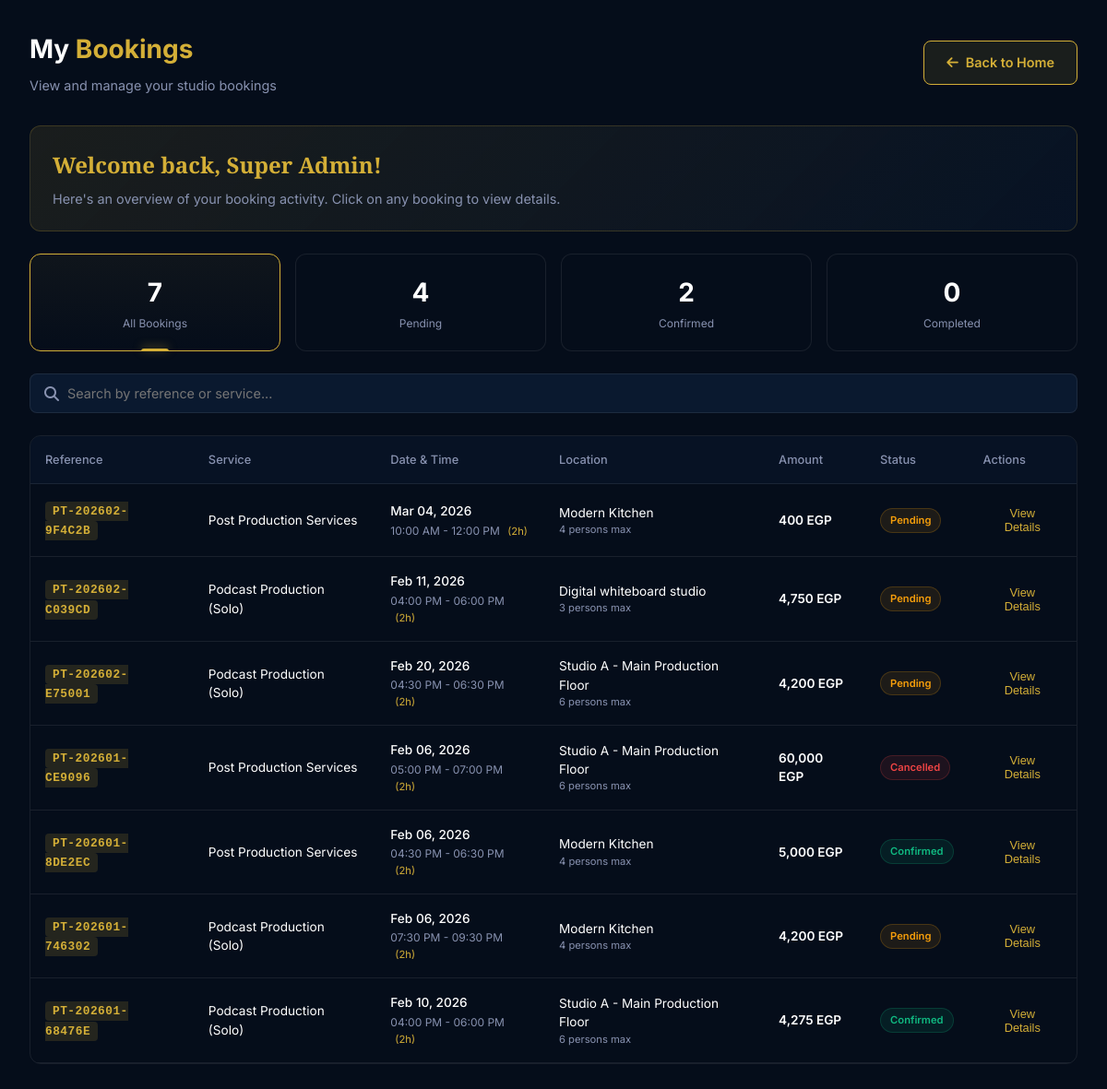
The app's page /user/dashboard (signed in) with its own data.
### app.py (models this page shows, shortened)
class User(db.Model):
    __tablename__ = 'users'
    id = db.Column(db.Integer, primary_key=True)
    email = db.Column(db.String(120), unique=True, nullable=False)
    password_hash = db.Column(db.String(256), nullable=False)
    name = db.Column(db.String(100), nullable=False)
    role = db.Column(db.String(20), default='employee')  # 'super_admin' or 'employee'
    is_admin = db.Column(db.Boolean, default=False)
    last_activity_check = db.Column(db.DateTime, default=datetime.utcnow)
    created_at = db.Column(db.DateTime, default=datetime.utcnow)
    project_memberships = db.relationship('ProjectMembership', back_populates='user', cascade='all, delete-orphan')

class Booking(db.Model):
    __tablename__ = 'bookings'
    id = db.Column(db.Integer, primary_key=True)
    booking_reference = db.Column(db.String(20), unique=True, nullable=False)
    client_id = db.Column(db.Integer, db.ForeignKey('clients.id'), nullable=False)
    service_id = db.Column(db.Integer, db.ForeignKey('services.id'), nullable=False)
    studio_id = db.Column(db.Integer, db.ForeignKey('studios.id'), nullable=True)
    is_seen = db.Column(db.Boolean, default=False)
    booking_date = db.Column(db.Date, nullable=False)
    start_time = db.Column(db.Time, nullable=False)
    end_time = db.Column(db.Time, nullable=False)  # Store actual end time
    duration_hours = db.Column(db.Float, nullable=False)
    status = db.Column(db.String(20), default='pending')
    base_price = db.Column(db.Float, nullable=True)
    studio_price = db.Column(db.Float, default=0.0)       # Cost of Studio Time
    equipment_price = db.Column(db.Float, default=0.0)    # Cost of Add-ons
    total_price = db.Column(db.Float, nullable=False)     # Grand Total
    is_paid = db.Column(db.Boolean, default=False)
    payment_method = db.Column(db.String(50))
    equipment_data = db.Column(db.Text, nullable=True)  # JSON string of equipment quantities
    client_notes = db.Column(db.Text)
    internal_notes = db.Column(db.Text)
    created_at = db.Column(db.DateTime, default=datetime.utcnow)
    updated_at = db.Column(db.DateTime, default=datetime.utcnow, onupdate=datetime.utcnow)
    client = db.relationship('Client', back_populates='bookings')
    service = db.relationship('Service', back_populates='bookings')
    studio = db.relationship('Studio', back_populates='bookings')
    booking_add_ons = db.relationship('BookingAddOn', back_populates='booking', cascade='all, delete-orphan')
    project = db.relationship('Project', back_populates='booking', uselist=False)

class Service(db.Model):
    __tablename__ = 'services'
    id = db.Column(db.Integer, primary_key=True)
    name = db.Column(db.String(100), nullable=False)
    name_ar = db.Column(db.String(100))
    slug = db.Column(db.String(100), unique=True, nullable=False)
    category = db.Column(db.String(50), nullable=False)
    base_price = db.Column(db.Float, nullable=False, default=0.0)
    description = db.Column(db.Text) # Short summary
    details = db.Column(db.Text)     # NEW: Long detailed description
    details_ar = db.Column(db.Text)
    is_quotation_only = db.Column(db.Boolean, default=False) # NEW: If true, price is hidden/TBD
    hourly_rate = db.Column(db.Float, nullable=False, default=0.0) # Fallback/Base hourly rate
    features = db.Column(db.Text)
    icon = db.Column(db.String(50), default='film')
    image_url = db.Column(db.String(500))
    display_order = db.Column(db.Integer, default=0)
    is_active = db.Column(db.Boolean, default=True)
    created_at = db.Column(db.DateTime, default=datetime.utcnow)
    pricing_tiers = db.relationship('ServicePricingTier', back_populates='service', cascade='all, delete-orphan') # NEW
    bookings = db.relationship('Booking', back_populates='service')
    add_ons = db.relationship('ServiceAddOn', back_populates='service', cascade='all, delete-orphan')

class Studio(db.Model):
    __tablename__ = 'studios'
    id = db.Column(db.Integer, primary_key=True)
    name = db.Column(db.String(100), nullable=False)
    name_ar = db.Column(db.String(100))
    slug = db.Column(db.String(100), unique=True, nullable=True)
    display_order = db.Column(db.Integer, default=0)
    persons_capacity = db.Column(db.Integer, nullable=False, default=3)  # Changed from hourly_rate
    description = db.Column(db.Text)
    description_ar = db.Column(db.Text)
    specs = db.Column(db.Text) # JSON or text specs
    specs_ar = db.Column(db.Text)
    image_url = db.Column(db.String(500))
    is_active = db.Column(db.Boolean, default=True)
    bookings = db.relationship('Booking', back_populates='studio')

### app.py (the view)
@app.route('/user/dashboard')
@login_required
def user_dashboard():
    current_user = User.query.get(session['user_id'])
    if not current_user:
        flash('Please log in to access your dashboard.', 'warning')
        return redirect(url_for('login'))
    user_email = current_user.email.lower().strip()
    user_bookings = db.session.query(Booking)\
        .join(Client, Booking.client_id == Client.id)\
        .join(Service, Booking.service_id == Service.id)\
        .outerjoin(Studio, Booking.studio_id == Studio.id)\
        .filter(func.lower(Client.email) == user_email)\
        .order_by(Booking.booking_date.desc(), Booking.start_time.desc())\
        .all()
    equipment_list = ServiceAddOn.query.filter_by(is_active=True).all()
    total_bookings = len(user_bookings)
    pending_bookings = len([b for b in user_bookings if b.status == 'pending'])
    confirmed_bookings = len([b for b in user_bookings if b.status == 'confirmed'])
    completed_bookings = len([b for b in user_bookings if b.status == 'completed'])
    today = date.today()
    upcoming_bookings = [b for b in user_bookings if b.booking_date >= today]
    past_bookings = [b for b in user_bookings if b.booking_date < today]
    return render_template(
        'user/dashboard.html',
        bookings=user_bookings,
        equipment_list=equipment_list,
        total_bookings=total_bookings,
        pending_bookings=pending_bookings,
        confirmed_bookings=confirmed_bookings,
        completed_bookings=completed_bookings,
        upcoming_count=len(upcoming_bookings),
        past_count=len(past_bookings),
        current_user=current_user
    )

### app.py (called while the page is built)
@app.context_processor
def inject_conf_var():
    return dict(get_locale=get_locale)

def login_required(f):
    @wraps(f)
    def decorated_function(*args, **kwargs):
        if 'user_id' not in session:
            flash('Please log in to access this page.', 'warning')
            return redirect(url_for('login', next=request.url))
        return f(*args, **kwargs)
    return decorated_function

def get_locale():
    if 'lang' in session:
        return session['lang']
    return request.accept_languages.best_match(app.config['BABEL_SUPPORTED_LOCALES'])

### templates/user/dashboard.html (shortened to what this page needs)
<!DOCTYPE html>
<html lang="{{ get_locale() }}" dir="{{ 'rtl' if get_locale() == 'ar' else 'ltr' }}">
<head>
    <link rel="stylesheet" href="https://cdnjs.cloudflare.com/ajax/libs/font-awesome/6.4.0/css/all.min.css">
</head>
<body>
    <div class="page-header">
        <div class="header-content">
            <h1 class="page-title">{{ _('My') }} <span>{{ _('Bookings') }}</span></h1>
            <p class="page-subtitle">{{ _('View and manage your studio bookings') }}</p>
        </div>
        <a href="{{ url_for('index') }}" class="btn-dashboard">
            <i class="fas fa-arrow-left"></i> {{ _('Back to Home') }}
        </a>
    </div>
    <div class="welcome-message">
        <h2>{{ _('Welcome back') }}, {{ current_user.name }}!</h2>
        <p>{{ _('Here\'s an overview of your booking activity. Click on any booking to view details.') }}</p>
    </div>
    {% set count_all = bookings|length %}
    {% set count_pending = bookings|selectattr("status", "equalto", "pending")|list|length %}
    {% set count_confirmed = bookings|selectattr("status", "equalto", "confirmed")|list|length %}
    {% set count_completed = bookings|selectattr("status", "equalto", "completed")|list|length %}
    <div class="stats-grid">
        <div class="stat-card active" onclick="filterBookings('all', this)">
            <div class="stat-number">{{ count_all }}</div>
            <div class="stat-label">{{ _('All Bookings') }}</div>
        </div>
        <div class="stat-card" onclick="filterBookings('pending', this)">
            <div class="stat-number">{{ count_pending }}</div>
            <div class="stat-label">{{ _('Pending') }}</div>
        </div>
        <div class="stat-card" onclick="filterBookings('confirmed', this)">
            <div class="stat-number">{{ count_confirmed }}</div>
            <div class="stat-label">{{ _('Confirmed') }}</div>
        </div>
        <div class="stat-card" onclick="filterBookings('completed', this)">
            <div class="stat-number">{{ count_completed }}</div>
            <div class="stat-label">{{ _('Completed') }}</div>
        </div>
    </div>
    <div class="filter-bar">
        <div class="search-container">
            <i class="fas fa-search search-icon"></i>
            <input type="text" id="searchInput" class="search-input" placeholder="{{ _('Search by reference or service...') }}" onkeyup="searchBookings()">
        </div>
    </div>
    <div class="bookings-table-container">
        <table class="bookings-table" id="bookingsTable">
            <thead>
                <tr>
                    <th>{{ _('Reference') }}</th>
                    <th>{{ _('Service') }}</th>
                    <th>{{ _('Date & Time') }}</th>
                    <th>{{ _('Location') }}</th>
                    <th>{{ _('Amount') }}</th>
                    <th>{{ _('Status') }}</th>
                    <th>{{ _('Actions') }}</th>
                </tr>
            </thead>
            <tbody>
                {% if bookings %}
                    {% for booking in bookings|sort(attribute='id', reverse=True) %}
                    <tr class="booking-row" data-status="{{ booking.status }}" data-reference="{{ booking.booking_reference|lower }}">
                        <td>
                            <span class="booking-ref">{{ booking.booking_reference }}</span>
                        </td>
                        <td class="service-cell">
                            {{ booking.service.name_ar or booking.service.name if get_locale() == 'ar' else booking.service.name }}
                        </td>
                        <td class="date-cell">
                            <div>
                                {% if get_locale() == 'ar' %}
                                    {% set m = booking.booking_date.strftime('%m')|int %}
                                    {% set months = ['يناير', 'فبراير', 'مارس', 'أبريل', 'مايو', 'يونيو', 'يوليو', 'أغسطس', 'سبتمبر', 'أكتوبر', 'نوفمبر', 'ديسمبر'] %}
                                    {{ months[m-1] }} {{ booking.booking_date.strftime('%d, %Y') }}
                                {% else %}
                                    {{ booking.booking_date.strftime('%b %d, %Y') }}
                                {% endif %}
                            </div>
                            <div>
                                {% set start_t = booking.start_time.strftime('%I:%M') %}
                                {% set end_t = booking.end_time.strftime('%I:%M') %}
                                {% set am_pm_start = booking.start_time.strftime('%p') %}
                                {% set am_pm_end = booking.end_time.strftime('%p') %}
                                {% if get_locale() == 'ar' %}
                                    {{ start_t }} {{ 'م' if am_pm_start == 'PM' else 'ص' }} - {{ end_t }} {{ 'م' if am_pm_end == 'PM' else 'ص' }}
                                {% else %}
                                    {{ start_t }} {{ am_pm_start }} - {{ end_t }} {{ am_pm_end }}
                                {% endif %}
                                <span style="color: var(--color-gold); font-size: 0.7rem; margin-left: 5px;">
                                    ({{ booking.duration_hours|int }}{{ _('h') }})
                                </span>
                            </div>
                        </td>
                        <td class="service-cell">
                            {% if booking.studio %}
                                {{ booking.studio.name_ar or booking.studio.name if get_locale() == 'ar' else booking.studio.name }}
                                <div style="font-size: 0.7rem; color: var(--color-text-muted);">
                                    {{ booking.studio.persons_capacity }} {{ _('persons max') }}
                                </div>
                            {% else %}
                                {{ _('No Studio Assigned') }}
                            {% endif %}
                        </td>
                        <td class="amount-cell">
                            {{ "{:,.0f}".format(booking.total_price) }} {{ _('EGP') }}
                        </td>
                        <td>
                            <span class="status-pill {{ booking.status }}">
                                {% if get_locale() == 'ar' %}
                                    {% if booking.status == 'pending' %}قيد الانتظار
                                    {% elif booking.status == 'confirmed' %}مؤكد
                                    {% elif booking.status == 'completed' %}مكتمل
                                    {% elif booking.status == 'cancelled' %}ملغي
                                    {% else %}{{ booking.status }}{% endif %}
                                {% else %}
                                    {{ booking.status|replace('_', ' ')|title }}
                                {% endif %}
                            </span>
                        </td>
                        <td>
                            <button
                                type="button"
                                class="btn-manage"
                                onclick="openViewModal(this)"
                                data-id="{{ booking.id }}"
                                data-reference="{{ booking.booking_reference }}"
                                data-service="{{ booking.service.name_ar or booking.service.name if get_locale() == 'ar' else booking.service.name }}"
                                data-price="{{ booking.total_price }}"
                                data-status="{{ booking.status }}"
                                data-status-display="{% if get_locale() == 'ar' %}{% if booking.status == 'pending' %}قيد الانتظار{% elif booking.status == 'confirmed' %}مؤكد{% elif booking.status == 'completed' %}مكتمل{% elif booking.status == 'cancelled' %}ملغي{% else %}{{ booking.status }}{% endif %}{% else %}{{ booking.status|replace('_', ' ')|title }}{% endif %}"
                                data-date="{% if get_locale() == 'ar' %}{% set m = booking.booking_date.strftime('%m')|int %}{% set months = ['يناير', 'فبراير', 'مارس', 'أبريل', 'مايو', 'يونيو', 'يوليو', 'أغسطس', 'سبتمبر', 'أكتوبر', 'نوفمبر', 'ديسمبر'] %}{{ months[m-1] }} {{ booking.booking_date.strftime('%d, %Y') }}{% else %}{{ booking.booking_date.strftime('%B %d, %Y') }}{% endif %}"
                                data-time="{% if get_locale() == 'ar' %}{{ booking.start_time.strftime('%I:%M') }} {{ 'م' if booking.start_time.strftime('%p') == 'PM' else 'ص' }} - {{ booking.end_time.strftime('%I:%M') }} {{ 'م' if booking.end_time.strftime('%p') == 'PM' else 'ص' }}{% else %}{{ booking.start_time.strftime('%H:%M') }} - {{ booking.end_time.strftime('%H:%M') }}{% endif %}"
                                data-duration="{{ booking.duration_hours }}"
                                data-base-price="{{ booking.service.hourly_rate if booking.service.hourly_rate else booking.service.base_price }}"
                                data-equipment='{{ booking.equipment_data if booking.equipment_data else "{}" }}'
                            >
                                {{ _('View Details') }}
                            </button>
                        </td>
                    </tr>
                    {% endfor %}
                {% endif %}
            </tbody>
        </table>
    </div>
</body>
</html>

### records on screen
User: name "Super Admin"
Booking: booking_reference "PT-202602-9F4C2B", service "Post Production Services", booking_date "Mar 04, 2026", start_t "10:00", am_pm_start "AM", end_t "12:00", am_pm_end "PM", duration_hours "2", studio "Modern Kitchen", studio.persons_capacity "4", total_price "400", status "Pending"
Booking: booking_reference "PT-202602-C039CD", service "Podcast Production (Solo)", booking_date "Feb 11, 2026", start_t "04:00", am_pm_start "PM", end_t "06:00", am_pm_end "PM", duration_hours "2", studio "Digital whiteboard studio", studio.persons_capacity "3", total_price "4,750", status "Pending"
Booking: booking_reference "PT-202602-E75001", service "Podcast Production (Solo)", booking_date "Feb 20, 2026", start_t "04:30", am_pm_start "PM", end_t "06:30", am_pm_end "PM", duration_hours "2", studio "Studio A - Main Production Floor", studio.persons_capacity "6", total_price "4,200", status "Pending"
Booking: booking_reference "PT-202601-CE9096", service "Post Production Services", booking_date "Feb 06, 2026", start_t "05:00", am_pm_start "PM", end_t "07:00", am_pm_end "PM", duration_hours "2", studio "Studio A - Main Production Floor", studio.persons_capacity "6", total_price "60,000", status "Cancelled"
Booking: booking_reference "PT-202601-8DE2EC", service "Post Production Services", booking_date "Feb 06, 2026", start_t "04:30", am_pm_start "PM", end_t "06:30", am_pm_end "PM", duration_hours "2", studio "Modern Kitchen", studio.persons_capacity "4", total_price "5,000", status "Confirmed"
Booking: booking_reference "PT-202601-746302", service "Podcast Production (Solo)", booking_date "Feb 06, 2026", start_t "07:30", am_pm_start "PM", end_t "09:30", am_pm_end "PM", duration_hours "2", studio "Modern Kitchen", studio.persons_capacity "4", total_price "4,200", status "Pending"
Booking: booking_reference "PT-202601-68476E", service "Podcast Production (Solo)", booking_date "Feb 10, 2026", start_t "04:00", am_pm_start "PM", end_t "06:00", am_pm_end "PM", duration_hours "2", studio "Studio A - Main Production Floor", studio.persons_capacity "6", total_price "4,275", status "Confirmed"

### other values on screen
{{ count_all }} "7"
{{ count_pending }} "4"
{{ count_confirmed }} "2"
{{ count_completed }} "0"
